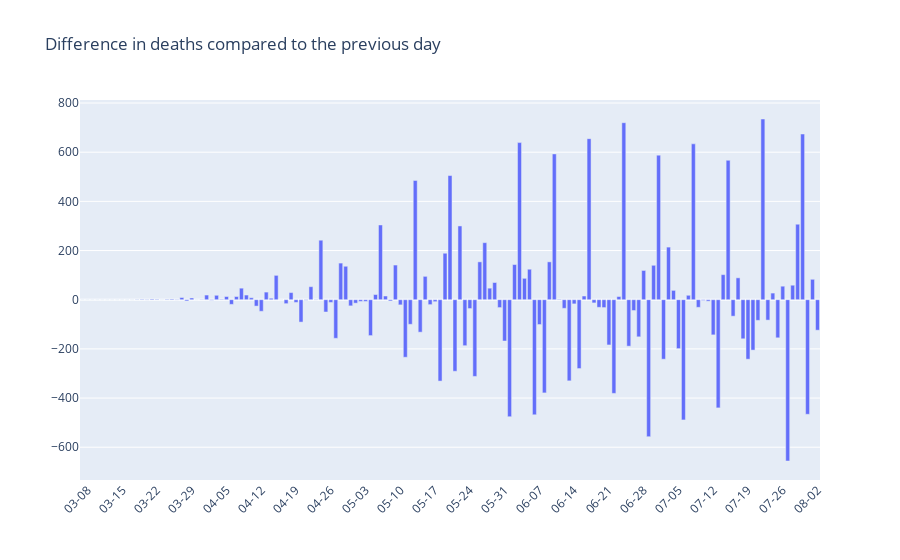

Write notebook code for a chart like this one.
### Code cell
fig = go.Figure([go.Bar(x=dfDiff['date'], y=dfDiff['diff'])])

fig.update_layout(xaxis_tickformat = '%m-%d', title='Difference in deaths compared to the previous day')
fig.update_xaxes(nticks=25, tickangle=315)

fig.show()

### Figure 1 — Plotly figure (JSON) as saved in the notebook; plotly's stock layout.template omitted (floating-point values rounded to 4 significant figures; data arrays with more than 128 entries replaced by an {"elided": "..."} marker saying what was removed)
{"data": [{"type": "bar", "x": {"elided": "149 str values"}, "y": {"elided": "149 int values"}}], "layout": {"title": {"text": "Difference in deaths compared to the previous day"}, "xaxis": {"nticks": 25, "tickangle": -45, "tickformat": "%m-%d"}}}
